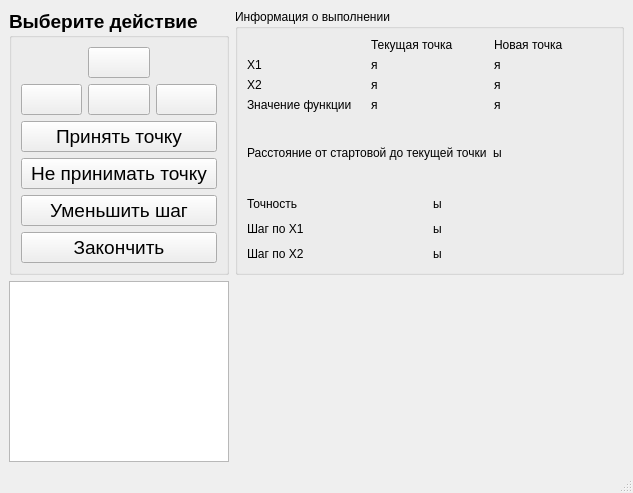
<?xml version="1.0" encoding="UTF-8"?>
<ui version="4.0">
 <class>CWdescentWin</class>
 <widget class="QMainWindow" name="CWdescentWin">
  <property name="windowModality">
   <enum>Qt::ApplicationModal</enum>
  </property>
  <property name="geometry">
   <rect>
    <x>0</x>
    <y>0</y>
    <width>633</width>
    <height>493</height>
   </rect>
  </property>
  <property name="windowTitle">
   <string>Покоординатный спуск с фиксированным шагом</string>
  </property>
  <widget class="QWidget" name="centralwidget">
   <layout class="QGridLayout" name="gridLayout_3" rowstretch="0,1" columnstretch="1,2">
    <item row="1" column="0">
     <widget class="QListView" name="listView"/>
    </item>
    <item row="0" column="1">
     <widget class="QGroupBox" name="groupBox_2">
      <property name="title">
       <string>Информация о выполнении</string>
      </property>
      <layout class="QVBoxLayout" name="verticalLayout">
       <item>
        <layout class="QGridLayout" name="gridLayout_6">
         <item row="0" column="1">
          <widget class="QLabel" name="label_11">
           <property name="text">
            <string>Текущая точка</string>
           </property>
          </widget>
         </item>
         <item row="0" column="2">
          <widget class="QLabel" name="label_12">
           <property name="text">
            <string>Новая точка</string>
           </property>
          </widget>
         </item>
         <item row="1" column="0">
          <widget class="QLabel" name="label_5">
           <property name="text">
            <string>Х1</string>
           </property>
          </widget>
         </item>
         <item row="1" column="1">
          <widget class="QLabel" name="x1_lb">
           <property name="text">
            <string>я</string>
           </property>
          </widget>
         </item>
         <item row="1" column="2">
          <widget class="QLabel" name="new_x1_lb">
           <property name="text">
            <string>я</string>
           </property>
          </widget>
         </item>
         <item row="2" column="0">
          <widget class="QLabel" name="label_6">
           <property name="text">
            <string>Х2</string>
           </property>
          </widget>
         </item>
         <item row="2" column="1">
          <widget class="QLabel" name="x2_lb">
           <property name="text">
            <string>я</string>
           </property>
          </widget>
         </item>
         <item row="2" column="2">
          <widget class="QLabel" name="new_x2_lb">
           <property name="text">
            <string>я</string>
           </property>
          </widget>
         </item>
         <item row="3" column="0">
          <widget class="QLabel" name="label_10">
           <property name="text">
            <string>Значение функции</string>
           </property>
          </widget>
         </item>
         <item row="3" column="1">
          <widget class="QLabel" name="fsign_lb">
           <property name="text">
            <string>я</string>
           </property>
          </widget>
         </item>
         <item row="3" column="2">
          <widget class="QLabel" name="new_fsign_lb">
           <property name="text">
            <string>я</string>
           </property>
          </widget>
         </item>
        </layout>
       </item>
       <item>
        <layout class="QGridLayout" name="gridLayout_8">
         <item row="0" column="0">
          <widget class="QLabel" name="label_4">
           <property name="text">
            <string>Расстояние от стартовой до текущей точки</string>
           </property>
          </widget>
         </item>
         <item row="0" column="1">
          <widget class="QLabel" name="distance_lb">
           <property name="text">
            <string>ы</string>
           </property>
          </widget>
         </item>
        </layout>
       </item>
       <item>
        <layout class="QGridLayout" name="gridLayout_7">
         <item row="0" column="0">
          <widget class="QLabel" name="label">
           <property name="text">
            <string>Точность</string>
           </property>
          </widget>
         </item>
         <item row="0" column="1">
          <widget class="QLabel" name="precision_lb">
           <property name="text">
            <string>ы</string>
           </property>
          </widget>
         </item>
         <item row="1" column="0">
          <widget class="QLabel" name="label_3">
           <property name="text">
            <string>Шаг по Х1</string>
           </property>
          </widget>
         </item>
         <item row="1" column="1">
          <widget class="QLabel" name="x1_step_lb">
           <property name="text">
            <string>ы</string>
           </property>
          </widget>
         </item>
         <item row="2" column="0">
          <widget class="QLabel" name="label_7">
           <property name="text">
            <string>Шаг по Х2</string>
           </property>
          </widget>
         </item>
         <item row="2" column="1">
          <widget class="QLabel" name="x2_step_lb">
           <property name="text">
            <string>ы</string>
           </property>
          </widget>
         </item>
        </layout>
       </item>
      </layout>
     </widget>
    </item>
    <item row="0" column="0">
     <widget class="QGroupBox" name="groupBox_3">
      <property name="font">
       <font>
        <pointsize>14</pointsize>
        <weight>75</weight>
        <bold>true</bold>
       </font>
      </property>
      <property name="toolTip">
       <string>&lt;!DOCTYPE HTML PUBLIC &quot;-//W3C//DTD HTML 4.0//EN&quot; &quot;http://www.w3.org/TR/REC-html40/strict.dtd&quot;&gt;
&lt;html&gt;&lt;head&gt;&lt;meta name=&quot;qrichtext&quot; content=&quot;1&quot; /&gt;&lt;style type=&quot;text/css&quot;&gt;
p, li { white-space: pre-wrap; }
&lt;/style&gt;&lt;/head&gt;&lt;body style=&quot; font-family:'DejaVu Sans'; font-size:14pt; font-weight:600; font-style:normal;&quot;&gt;
&lt;p style=&quot; margin-top:0px; margin-bottom:0px; margin-left:0px; margin-right:0px; -qt-block-indent:0; text-indent:0px;&quot;&gt;&lt;span style=&quot; font-weight:400;&quot;&gt;Выберите правильное &lt;/span&gt;&lt;span style=&quot; font-size:12pt; font-weight:400;&quot;&gt;дейсвие.&lt;/span&gt;&lt;/p&gt;&lt;/body&gt;&lt;/html&gt;</string>
      </property>
      <property name="whatsThis">
       <string>&lt;!DOCTYPE HTML PUBLIC &quot;-//W3C//DTD HTML 4.0//EN&quot; &quot;http://www.w3.org/TR/REC-html40/strict.dtd&quot;&gt;
&lt;html&gt;&lt;head&gt;&lt;meta name=&quot;qrichtext&quot; content=&quot;1&quot; /&gt;&lt;style type=&quot;text/css&quot;&gt;
p, li { white-space: pre-wrap; }
&lt;/style&gt;&lt;/head&gt;&lt;body style=&quot; font-family:'DejaVu Sans'; font-size:14pt; font-weight:600; font-style:normal;&quot;&gt;
&lt;p style=&quot; margin-top:0px; margin-bottom:0px; margin-left:0px; margin-right:0px; -qt-block-indent:0; text-indent:0px;&quot;&gt;&lt;span style=&quot; font-size:12pt; font-weight:400;&quot;&gt;Выберите правильное дейсвие из предложенных, нажав соответствующую кнопку.&lt;/span&gt;&lt;/p&gt;&lt;/body&gt;&lt;/html&gt;</string>
      </property>
      <property name="title">
       <string>Выберите действие</string>
      </property>
      <layout class="QGridLayout" name="gridLayout">
       <item row="1" column="0">
        <widget class="QPushButton" name="accept_bt">
         <property name="font">
          <font>
           <pointsize>14</pointsize>
           <weight>50</weight>
           <bold>false</bold>
          </font>
         </property>
         <property name="toolTip">
          <string>&lt;!DOCTYPE HTML PUBLIC &quot;-//W3C//DTD HTML 4.0//EN&quot; &quot;http://www.w3.org/TR/REC-html40/strict.dtd&quot;&gt;
&lt;html&gt;&lt;head&gt;&lt;meta name=&quot;qrichtext&quot; content=&quot;1&quot; /&gt;&lt;style type=&quot;text/css&quot;&gt;
p, li { white-space: pre-wrap; }
&lt;/style&gt;&lt;/head&gt;&lt;body style=&quot; font-family:'DejaVu Sans'; font-size:14pt; font-weight:400; font-style:normal;&quot;&gt;
&lt;p style=&quot; margin-top:0px; margin-bottom:0px; margin-left:0px; margin-right:0px; -qt-block-indent:0; text-indent:0px;&quot;&gt;&lt;span style=&quot; font-size:12pt;&quot;&gt;Принять новую точку в качестве текущей.&lt;/span&gt;&lt;/p&gt;&lt;/body&gt;&lt;/html&gt;</string>
         </property>
         <property name="text">
          <string>Принять точку</string>
         </property>
        </widget>
       </item>
       <item row="2" column="0">
        <widget class="QPushButton" name="not_accept_bt">
         <property name="font">
          <font>
           <pointsize>14</pointsize>
           <weight>50</weight>
           <bold>false</bold>
          </font>
         </property>
         <property name="toolTip">
          <string>&lt;!DOCTYPE HTML PUBLIC &quot;-//W3C//DTD HTML 4.0//EN&quot; &quot;http://www.w3.org/TR/REC-html40/strict.dtd&quot;&gt;
&lt;html&gt;&lt;head&gt;&lt;meta name=&quot;qrichtext&quot; content=&quot;1&quot; /&gt;&lt;style type=&quot;text/css&quot;&gt;
p, li { white-space: pre-wrap; }
&lt;/style&gt;&lt;/head&gt;&lt;body style=&quot; font-family:'DejaVu Sans'; font-size:14pt; font-weight:400; font-style:normal;&quot;&gt;
&lt;p style=&quot; margin-top:0px; margin-bottom:0px; margin-left:0px; margin-right:0px; -qt-block-indent:0; text-indent:0px;&quot;&gt;&lt;span style=&quot; font-size:12pt;&quot;&gt;Непринимать новую точку в качестве текущей.&lt;/span&gt;&lt;/p&gt;&lt;/body&gt;&lt;/html&gt;</string>
         </property>
         <property name="text">
          <string>Не принимать точку</string>
         </property>
        </widget>
       </item>
       <item row="4" column="0">
        <widget class="QPushButton" name="change_step_bt">
         <property name="font">
          <font>
           <pointsize>14</pointsize>
           <weight>50</weight>
           <bold>false</bold>
          </font>
         </property>
         <property name="text">
          <string>Уменьшить шаг</string>
         </property>
        </widget>
       </item>
       <item row="0" column="0">
        <layout class="QGridLayout" name="gridLayout_2">
         <item row="0" column="1">
          <widget class="QPushButton" name="up_x2_btn">
           <property name="font">
            <font>
             <pointsize>14</pointsize>
             <weight>50</weight>
             <bold>false</bold>
            </font>
           </property>
           <property name="toolTip">
            <string>Шаг в + по Х2</string>
           </property>
           <property name="text">
            <string/>
           </property>
           <property name="icon">
            <iconset resource="data.qrc">
             <normaloff>:/icon/top.png</normaloff>:/icon/top.png</iconset>
           </property>
           <property name="iconSize">
            <size>
             <width>32</width>
             <height>32</height>
            </size>
           </property>
          </widget>
         </item>
         <item row="1" column="0">
          <widget class="QPushButton" name="down_x1_btn">
           <property name="font">
            <font>
             <pointsize>14</pointsize>
             <weight>50</weight>
             <bold>false</bold>
            </font>
           </property>
           <property name="toolTip">
            <string>Шаг в - по Х1</string>
           </property>
           <property name="text">
            <string/>
           </property>
           <property name="icon">
            <iconset resource="data.qrc">
             <normaloff>:/icon/back.png</normaloff>:/icon/back.png</iconset>
           </property>
           <property name="iconSize">
            <size>
             <width>32</width>
             <height>32</height>
            </size>
           </property>
          </widget>
         </item>
         <item row="1" column="1">
          <widget class="QPushButton" name="down_x2_btn">
           <property name="font">
            <font>
             <pointsize>14</pointsize>
             <weight>50</weight>
             <bold>false</bold>
            </font>
           </property>
           <property name="toolTip">
            <string>Шаг в - по Х2</string>
           </property>
           <property name="text">
            <string/>
           </property>
           <property name="icon">
            <iconset resource="data.qrc">
             <normaloff>:/icon/bottom.png</normaloff>:/icon/bottom.png</iconset>
           </property>
           <property name="iconSize">
            <size>
             <width>32</width>
             <height>32</height>
            </size>
           </property>
          </widget>
         </item>
         <item row="1" column="2">
          <widget class="QPushButton" name="up_x1_btn">
           <property name="font">
            <font>
             <pointsize>14</pointsize>
             <weight>50</weight>
             <bold>false</bold>
            </font>
           </property>
           <property name="toolTip">
            <string>Шаг в + по Х1</string>
           </property>
           <property name="text">
            <string/>
           </property>
           <property name="icon">
            <iconset resource="data.qrc">
             <normaloff>:/icon/next.png</normaloff>:/icon/next.png</iconset>
           </property>
           <property name="iconSize">
            <size>
             <width>32</width>
             <height>32</height>
            </size>
           </property>
          </widget>
         </item>
        </layout>
       </item>
       <item row="5" column="0">
        <widget class="QPushButton" name="end_bt">
         <property name="font">
          <font>
           <pointsize>14</pointsize>
           <weight>50</weight>
           <bold>false</bold>
          </font>
         </property>
         <property name="toolTip">
          <string>&lt;!DOCTYPE HTML PUBLIC &quot;-//W3C//DTD HTML 4.0//EN&quot; &quot;http://www.w3.org/TR/REC-html40/strict.dtd&quot;&gt;
&lt;html&gt;&lt;head&gt;&lt;meta name=&quot;qrichtext&quot; content=&quot;1&quot; /&gt;&lt;style type=&quot;text/css&quot;&gt;
p, li { white-space: pre-wrap; }
&lt;/style&gt;&lt;/head&gt;&lt;body style=&quot; font-family:'DejaVu Sans'; font-size:14pt; font-weight:400; font-style:normal;&quot;&gt;
&lt;p style=&quot; margin-top:0px; margin-bottom:0px; margin-left:0px; margin-right:0px; -qt-block-indent:0; text-indent:0px;&quot;&gt;&lt;span style=&quot; font-size:12pt;&quot;&gt;Закончить алгоритм и принять текущую точку в качестве минимума.&lt;/span&gt;&lt;/p&gt;&lt;/body&gt;&lt;/html&gt;</string>
         </property>
         <property name="text">
          <string>Закончить</string>
         </property>
        </widget>
       </item>
      </layout>
     </widget>
    </item>
   </layout>
  </widget>
  <widget class="QMenuBar" name="menubar">
   <property name="geometry">
    <rect>
     <x>0</x>
     <y>0</y>
     <width>633</width>
     <height>24</height>
    </rect>
   </property>
  </widget>
  <widget class="QStatusBar" name="statusbar"/>
 </widget>
 <resources>
  <include location="data.qrc"/>
 </resources>
 <connections/>
</ui>
